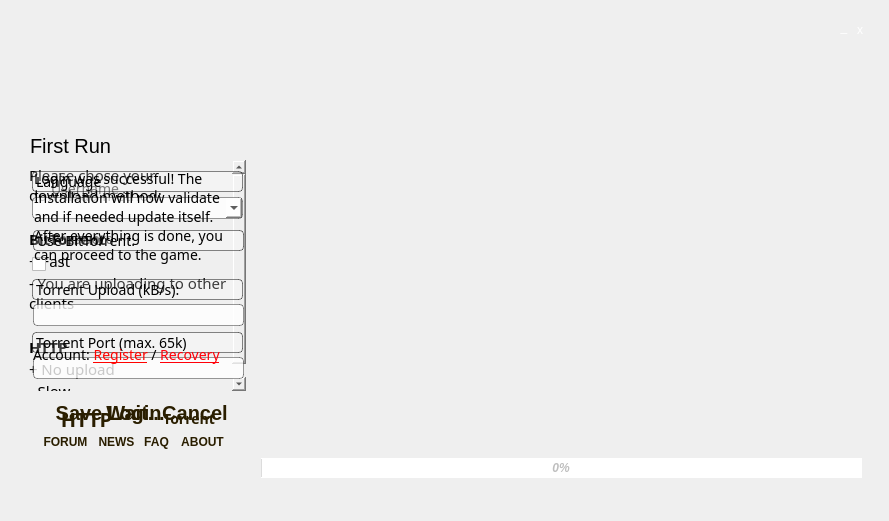
<?xml version="1.0" encoding="UTF-8"?>
<ui version="4.0">
 <class>MainWindow</class>
 <widget class="QMainWindow" name="MainWindow">
  <property name="geometry">
   <rect>
    <x>0</x>
    <y>0</y>
    <width>889</width>
    <height>521</height>
   </rect>
  </property>
  <property name="minimumSize">
   <size>
    <width>0</width>
    <height>0</height>
   </size>
  </property>
  <property name="maximumSize">
   <size>
    <width>9999</width>
    <height>9999</height>
   </size>
  </property>
  <property name="font">
   <font>
    <family>Modern Antiqua</family>
    <pointsize>10</pointsize>
   </font>
  </property>
  <property name="cursor">
   <cursorShape>ArrowCursor</cursorShape>
  </property>
  <property name="windowTitle">
   <string notr="true">Relics of Annorath Launcher</string>
  </property>
  <property name="windowIcon">
   <iconset resource="../../resources/res.qrc">
    <normaloff>:/images/icon.png</normaloff>:/images/icon.png</iconset>
  </property>
  <property name="windowOpacity">
   <double>1.000000000000000</double>
  </property>
  <property name="styleSheet">
   <string notr="true"/>
  </property>
  <widget class="QWidget" name="centralWidget">
   <property name="sizePolicy">
    <sizepolicy hsizetype="Minimum" vsizetype="Minimum">
     <horstretch>0</horstretch>
     <verstretch>0</verstretch>
    </sizepolicy>
   </property>
   <property name="styleSheet">
    <string notr="true">border: 0px;</string>
   </property>
   <widget class="QWidget" name="widgetContent" native="true">
    <property name="enabled">
     <bool>true</bool>
    </property>
    <property name="geometry">
     <rect>
      <x>20</x>
      <y>100</y>
      <width>231</width>
      <height>421</height>
     </rect>
    </property>
    <property name="styleSheet">
     <string notr="true"/>
    </property>
    <widget class="QLabel" name="labelTitle">
     <property name="geometry">
      <rect>
       <x>10</x>
       <y>30</y>
       <width>211</width>
       <height>31</height>
      </rect>
     </property>
     <property name="font">
      <font>
       <family>Ubuntu</family>
       <pointsize>-1</pointsize>
      </font>
     </property>
     <property name="styleSheet">
      <string notr="true">background-image: url(:);
background-color: rgba(255, 255, 255, 0);
 font-family: &quot;Ubuntu&quot;;
 font-size: 20px;</string>
     </property>
     <property name="text">
      <string>First Run</string>
     </property>
    </widget>
    <widget class="QPushButton" name="buttonTwitter">
     <property name="geometry">
      <rect>
       <x>15</x>
       <y>354</y>
       <width>41</width>
       <height>51</height>
      </rect>
     </property>
     <property name="cursor">
      <cursorShape>PointingHandCursor</cursorShape>
     </property>
     <property name="styleSheet">
      <string notr="true">background-color: rgb(255, 255, 255, 0);
background-image: url(:);</string>
     </property>
     <property name="text">
      <string/>
     </property>
     <property name="checkable">
      <bool>false</bool>
     </property>
     <property name="flat">
      <bool>false</bool>
     </property>
    </widget>
    <widget class="QPushButton" name="buttonGoogle">
     <property name="geometry">
      <rect>
       <x>120</x>
       <y>357</y>
       <width>41</width>
       <height>51</height>
      </rect>
     </property>
     <property name="cursor">
      <cursorShape>PointingHandCursor</cursorShape>
     </property>
     <property name="styleSheet">
      <string notr="true">background-color: rgb(255, 255, 255, 0);
background-image: url(:);</string>
     </property>
     <property name="text">
      <string/>
     </property>
    </widget>
    <widget class="QPushButton" name="buttonYoutube">
     <property name="geometry">
      <rect>
       <x>171</x>
       <y>357</y>
       <width>41</width>
       <height>51</height>
      </rect>
     </property>
     <property name="cursor">
      <cursorShape>PointingHandCursor</cursorShape>
     </property>
     <property name="styleSheet">
      <string notr="true">background-color: rgb(255, 255, 255, 0);
background-image: url(:);</string>
     </property>
     <property name="text">
      <string/>
     </property>
    </widget>
    <widget class="QPushButton" name="buttonFacebook">
     <property name="geometry">
      <rect>
       <x>66</x>
       <y>358</y>
       <width>41</width>
       <height>51</height>
      </rect>
     </property>
     <property name="cursor">
      <cursorShape>PointingHandCursor</cursorShape>
     </property>
     <property name="styleSheet">
      <string notr="true">background-color: rgb(255, 255, 255, 0);
background-image: url(:);</string>
     </property>
     <property name="text">
      <string/>
     </property>
    </widget>
   </widget>
   <widget class="QWidget" name="widgetBackground" native="true">
    <property name="geometry">
     <rect>
      <x>-8</x>
      <y>-6</y>
      <width>891</width>
      <height>520</height>
     </rect>
    </property>
    <property name="styleSheet">
     <string notr="true">background-image: url(:/images/background.png);</string>
    </property>
   </widget>
   <widget class="QWidget" name="widgetFirstRun" native="true">
    <property name="geometry">
     <rect>
      <x>25</x>
      <y>160</y>
      <width>221</width>
      <height>271</height>
     </rect>
    </property>
    <widget class="QTextEdit" name="textFirstrun">
     <property name="enabled">
      <bool>true</bool>
     </property>
     <property name="geometry">
      <rect>
       <x>0</x>
       <y>0</y>
       <width>221</width>
       <height>231</height>
      </rect>
     </property>
     <property name="styleSheet">
      <string notr="true">background-image: url(:);
background-color: rgba(255, 255, 255, 0);
 font-family: &quot;Ubuntu&quot;;
 font-size: 14px;</string>
     </property>
     <property name="frameShape">
      <enum>QFrame::NoFrame</enum>
     </property>
     <property name="frameShadow">
      <enum>QFrame::Plain</enum>
     </property>
     <property name="readOnly">
      <bool>true</bool>
     </property>
     <property name="html">
      <string>&lt;!DOCTYPE HTML PUBLIC &quot;-//W3C//DTD HTML 4.0//EN&quot; &quot;http://www.w3.org/TR/REC-html40/strict.dtd&quot;&gt;
&lt;html&gt;&lt;head&gt;&lt;meta name=&quot;qrichtext&quot; content=&quot;1&quot; /&gt;&lt;style type=&quot;text/css&quot;&gt;
p, li { white-space: pre-wrap; }
&lt;/style&gt;&lt;/head&gt;&lt;body style=&quot; font-family:'Ubuntu'; font-size:14px; font-weight:400; font-style:normal;&quot;&gt;
&lt;p style=&quot; margin-top:0px; margin-bottom:0px; margin-left:0px; margin-right:0px; -qt-block-indent:0; text-indent:0px;&quot;&gt;&lt;span style=&quot; font-size:11pt;&quot;&gt;Please chose your download method:&lt;/span&gt;&lt;/p&gt;
&lt;p style=&quot;-qt-paragraph-type:empty; margin-top:0px; margin-bottom:0px; margin-left:0px; margin-right:0px; -qt-block-indent:0; text-indent:0px; font-size:11pt;&quot;&gt;&lt;br /&gt;&lt;/p&gt;
&lt;p style=&quot; margin-top:0px; margin-bottom:0px; margin-left:0px; margin-right:0px; -qt-block-indent:0; text-indent:0px;&quot;&gt;&lt;span style=&quot; font-size:11pt; font-weight:600;&quot;&gt;BitTorrent&lt;/span&gt;&lt;/p&gt;
&lt;p style=&quot; margin-top:0px; margin-bottom:0px; margin-left:0px; margin-right:0px; -qt-block-indent:0; text-indent:0px;&quot;&gt;&lt;span style=&quot; font-size:11pt;&quot;&gt;+ Fast&lt;/span&gt;&lt;/p&gt;
&lt;p style=&quot; margin-top:0px; margin-bottom:0px; margin-left:0px; margin-right:0px; -qt-block-indent:0; text-indent:0px;&quot;&gt;&lt;span style=&quot; font-size:11pt;&quot;&gt;- You are uploading to other clients&lt;/span&gt;&lt;/p&gt;
&lt;p style=&quot;-qt-paragraph-type:empty; margin-top:0px; margin-bottom:0px; margin-left:0px; margin-right:0px; -qt-block-indent:0; text-indent:0px; font-size:11pt;&quot;&gt;&lt;br /&gt;&lt;/p&gt;
&lt;p style=&quot; margin-top:0px; margin-bottom:0px; margin-left:0px; margin-right:0px; -qt-block-indent:0; text-indent:0px;&quot;&gt;&lt;span style=&quot; font-size:11pt; font-weight:600;&quot;&gt;HTTP&lt;/span&gt;&lt;/p&gt;
&lt;p style=&quot; margin-top:0px; margin-bottom:0px; margin-left:0px; margin-right:0px; -qt-block-indent:0; text-indent:0px;&quot;&gt;&lt;span style=&quot; font-size:11pt;&quot;&gt;+ No upload&lt;/span&gt;&lt;/p&gt;
&lt;p style=&quot; margin-top:0px; margin-bottom:0px; margin-left:0px; margin-right:0px; -qt-block-indent:0; text-indent:0px;&quot;&gt;&lt;span style=&quot; font-size:11pt;&quot;&gt;- Slow&lt;/span&gt;&lt;/p&gt;&lt;/body&gt;&lt;/html&gt;</string>
     </property>
    </widget>
    <widget class="QWidget" name="horizontalLayoutWidget">
     <property name="geometry">
      <rect>
       <x>2</x>
       <y>238</y>
       <width>221</width>
       <height>42</height>
      </rect>
     </property>
     <layout class="QHBoxLayout" name="hlFirstRun">
      <item>
       <widget class="QPushButton" name="buttonHTTP">
        <property name="styleSheet">
         <string notr="true">QPushButton {
 background-image: url(:/images/iconBig.png);
 background-color: rgba(0, 0, 0, 0);
 alternate-background-color: rgba(255, 255, 255, 0);
 color: rgb(42, 30, 0);
 font-family: &quot;Ubuntu&quot;;
 font-size: 20px;
 font-weight: bold;
}
QPushButton:hover {
     color: rgb(165, 0, 2);
 font-family: &quot;Ubuntu&quot;;
 font-size: 14px;
font-weight: bold;
 }</string>
        </property>
        <property name="text">
         <string>HTTP</string>
        </property>
       </widget>
      </item>
      <item>
       <widget class="QPushButton" name="buttonTorrent">
        <property name="styleSheet">
         <string notr="true">QPushButton {
 background-image: url(:/images/iconBig.png);
 background-color: rgba(0, 0, 0, 0);
 alternate-background-color: rgba(255, 255, 255, 0);
 color: rgb(42, 30, 0);
 font-family: &quot;Ubuntu&quot;;
 font-size: 14px;
font-weight: bold;
}
QPushButton:hover {
     color: rgb(165, 0, 2);
 font-family: &quot;Ubuntu&quot;;
 font-size: 14px;
font-weight: bold;
 }</string>
        </property>
        <property name="text">
         <string>Torrent</string>
        </property>
       </widget>
      </item>
     </layout>
    </widget>
   </widget>
   <widget class="QWidget" name="widgetTopBar" native="true">
    <property name="geometry">
     <rect>
      <x>750</x>
      <y>20</y>
      <width>120</width>
      <height>31</height>
     </rect>
    </property>
    <widget class="QPushButton" name="buttonClose">
     <property name="geometry">
      <rect>
       <x>100</x>
       <y>0</y>
       <width>20</width>
       <height>20</height>
      </rect>
     </property>
     <property name="font">
      <font>
       <family>Ubuntu</family>
       <pointsize>-1</pointsize>
      </font>
     </property>
     <property name="focusPolicy">
      <enum>Qt::NoFocus</enum>
     </property>
     <property name="styleSheet">
      <string notr="true">color: rgb(255, 255, 255);
border: 0px;
font-family: &quot;Ubuntu&quot;;
font-size: 12px;</string>
     </property>
     <property name="text">
      <string>x</string>
     </property>
    </widget>
    <widget class="QPushButton" name="buttonMinimize">
     <property name="geometry">
      <rect>
       <x>84</x>
       <y>-3</y>
       <width>20</width>
       <height>20</height>
      </rect>
     </property>
     <property name="font">
      <font>
       <family>Ubuntu</family>
       <pointsize>-1</pointsize>
      </font>
     </property>
     <property name="focusPolicy">
      <enum>Qt::NoFocus</enum>
     </property>
     <property name="styleSheet">
      <string notr="true">color: rgb(255, 255, 255);
border: 0px;
font-family: &quot;Ubuntu&quot;;
font-size: 12px;</string>
     </property>
     <property name="text">
      <string>_</string>
     </property>
    </widget>
    <widget class="QPushButton" name="buttonMute">
     <property name="enabled">
      <bool>true</bool>
     </property>
     <property name="geometry">
      <rect>
       <x>62</x>
       <y>-1</y>
       <width>20</width>
       <height>21</height>
      </rect>
     </property>
     <property name="maximumSize">
      <size>
       <width>20</width>
       <height>16777215</height>
      </size>
     </property>
     <property name="font">
      <font>
       <family>Ubuntu</family>
       <pointsize>10</pointsize>
       <weight>75</weight>
       <italic>true</italic>
       <bold>true</bold>
      </font>
     </property>
     <property name="focusPolicy">
      <enum>Qt::NoFocus</enum>
     </property>
     <property name="styleSheet">
      <string notr="true">background-image: url(:/images/mute0.png);
border: 0px;</string>
     </property>
     <property name="text">
      <string/>
     </property>
     <property name="default">
      <bool>true</bool>
     </property>
     <property name="flat">
      <bool>true</bool>
     </property>
    </widget>
    <widget class="QPushButton" name="buttonSettings">
     <property name="enabled">
      <bool>true</bool>
     </property>
     <property name="geometry">
      <rect>
       <x>40</x>
       <y>0</y>
       <width>15</width>
       <height>15</height>
      </rect>
     </property>
     <property name="maximumSize">
      <size>
       <width>20</width>
       <height>16777215</height>
      </size>
     </property>
     <property name="font">
      <font>
       <family>Ubuntu</family>
       <pointsize>10</pointsize>
       <weight>75</weight>
       <italic>true</italic>
       <bold>true</bold>
      </font>
     </property>
     <property name="focusPolicy">
      <enum>Qt::NoFocus</enum>
     </property>
     <property name="styleSheet">
      <string notr="true">background-image: url(:/images/settings.png);
border: 0px;</string>
     </property>
     <property name="text">
      <string/>
     </property>
     <property name="default">
      <bool>true</bool>
     </property>
     <property name="flat">
      <bool>true</bool>
     </property>
    </widget>
   </widget>
   <widget class="QWidget" name="widgetDownload" native="true">
    <property name="geometry">
     <rect>
      <x>30</x>
      <y>170</y>
      <width>211</width>
      <height>261</height>
     </rect>
    </property>
    <widget class="QPushButton" name="buttonPlay">
     <property name="geometry">
      <rect>
       <x>0</x>
       <y>231</y>
       <width>211</width>
       <height>24</height>
      </rect>
     </property>
     <property name="font">
      <font>
       <family>Ubuntu</family>
       <pointsize>-1</pointsize>
       <weight>75</weight>
       <bold>true</bold>
      </font>
     </property>
     <property name="styleSheet">
      <string notr="true">QPushButton {
 background-image: url(:/images/iconBig.png);
 background-color: rgba(0, 0, 0, 0);
 alternate-background-color: rgba(255, 255, 255, 0);
 color: rgb(42, 30, 0);
 font-family: &quot;Ubuntu&quot;;
 font-size: 20px;
 font-weight: bold;
}
QPushButton:hover {
     color: rgb(165, 0, 2);
 font-family: &quot;Ubuntu&quot;;
 font-size: 20px;
font-weight: bold;
 }</string>
     </property>
     <property name="text">
      <string>Wait...</string>
     </property>
     <property name="flat">
      <bool>true</bool>
     </property>
    </widget>
    <widget class="QTextEdit" name="textDownload">
     <property name="geometry">
      <rect>
       <x>0</x>
       <y>-5</y>
       <width>211</width>
       <height>221</height>
      </rect>
     </property>
     <property name="styleSheet">
      <string notr="true">background-image: url(:);
background-color: rgba(255, 255, 255, 0);
 font-family: &quot;Ubuntu&quot;;
 font-size: 14px;</string>
     </property>
     <property name="html">
      <string>&lt;!DOCTYPE HTML PUBLIC &quot;-//W3C//DTD HTML 4.0//EN&quot; &quot;http://www.w3.org/TR/REC-html40/strict.dtd&quot;&gt;
&lt;html&gt;&lt;head&gt;&lt;meta name=&quot;qrichtext&quot; content=&quot;1&quot; /&gt;&lt;style type=&quot;text/css&quot;&gt;
p, li { white-space: pre-wrap; }
&lt;/style&gt;&lt;/head&gt;&lt;body style=&quot; font-family:'Ubuntu'; font-size:14px; font-weight:400; font-style:normal;&quot;&gt;
&lt;p style=&quot; margin-top:0px; margin-bottom:0px; margin-left:0px; margin-right:0px; -qt-block-indent:0; text-indent:0px;&quot;&gt;&lt;span style=&quot; font-size:14px;&quot;&gt;Login was successful! The Installation will now validate and if needed update itself. After everything is done, you can proceed to the game.&lt;/span&gt;&lt;/p&gt;&lt;/body&gt;&lt;/html&gt;</string>
     </property>
     <property name="textInteractionFlags">
      <set>Qt::NoTextInteraction</set>
     </property>
    </widget>
   </widget>
   <widget class="QProgressBar" name="progressBar">
    <property name="enabled">
     <bool>false</bool>
    </property>
    <property name="geometry">
     <rect>
      <x>261</x>
      <y>458</y>
      <width>601</width>
      <height>20</height>
     </rect>
    </property>
    <property name="font">
     <font>
      <family>Ubuntu</family>
      <pointsize>9</pointsize>
      <weight>75</weight>
      <italic>true</italic>
      <bold>true</bold>
      <kerning>false</kerning>
     </font>
    </property>
    <property name="autoFillBackground">
     <bool>false</bool>
    </property>
    <property name="styleSheet">
     <string notr="true">background-image: url(:);</string>
    </property>
    <property name="value">
     <number>0</number>
    </property>
    <property name="alignment">
     <set>Qt::AlignCenter</set>
    </property>
    <property name="textVisible">
     <bool>true</bool>
    </property>
    <property name="orientation">
     <enum>Qt::Horizontal</enum>
    </property>
    <property name="invertedAppearance">
     <bool>false</bool>
    </property>
   </widget>
   <widget class="QWidget" name="widgetLogin" native="true">
    <property name="geometry">
     <rect>
      <x>9</x>
      <y>161</y>
      <width>281</width>
      <height>271</height>
     </rect>
    </property>
    <widget class="QWidget" name="widgetPassword" native="true">
     <property name="geometry">
      <rect>
       <x>0</x>
       <y>60</y>
       <width>251</width>
       <height>38</height>
      </rect>
     </property>
     <property name="autoFillBackground">
      <bool>false</bool>
     </property>
     <property name="styleSheet">
      <string notr="true">background-image: url(:/images/InputBox1.png);</string>
     </property>
     <widget class="QLineEdit" name="linePassword">
      <property name="geometry">
       <rect>
        <x>40</x>
        <y>8</y>
        <width>181</width>
        <height>20</height>
       </rect>
      </property>
      <property name="contextMenuPolicy">
       <enum>Qt::NoContextMenu</enum>
      </property>
      <property name="styleSheet">
       <string notr="true">background-image: url(:);background-color: rgb(255, 255, 255, 0);
 font-family: &quot;Ubuntu&quot;;
 font-size: 14px;</string>
      </property>
      <property name="text">
       <string/>
      </property>
      <property name="maxLength">
       <number>32820</number>
      </property>
      <property name="echoMode">
       <enum>QLineEdit::Password</enum>
      </property>
      <property name="placeholderText">
       <string>Password</string>
      </property>
     </widget>
    </widget>
    <widget class="QWidget" name="widgetUsername" native="true">
     <property name="geometry">
      <rect>
       <x>0</x>
       <y>10</y>
       <width>251</width>
       <height>38</height>
      </rect>
     </property>
     <property name="autoFillBackground">
      <bool>false</bool>
     </property>
     <property name="styleSheet">
      <string notr="true">background-image: url(:/images/InputBox1.png);</string>
     </property>
     <widget class="QLineEdit" name="lineUsername">
      <property name="geometry">
       <rect>
        <x>40</x>
        <y>8</y>
        <width>181</width>
        <height>20</height>
       </rect>
      </property>
      <property name="contextMenuPolicy">
       <enum>Qt::NoContextMenu</enum>
      </property>
      <property name="styleSheet">
       <string notr="true">background-image: url(:);background-color: rgb(255, 255, 255, 0);
 font-family: &quot;Ubuntu&quot;;
 font-size: 14px;</string>
      </property>
      <property name="text">
       <string/>
      </property>
      <property name="placeholderText">
       <string>Username</string>
      </property>
     </widget>
    </widget>
    <widget class="QTextBrowser" name="textLogin">
     <property name="geometry">
      <rect>
       <x>20</x>
       <y>180</y>
       <width>221</width>
       <height>51</height>
      </rect>
     </property>
     <property name="focusPolicy">
      <enum>Qt::NoFocus</enum>
     </property>
     <property name="styleSheet">
      <string notr="true">background-color: rgb(255, 255, 255, 0);
color: rgb(0, 0, 0);
background-image: url(:);
 font-family: &quot;Ubuntu&quot;;
 font-size: 14px;</string>
     </property>
     <property name="readOnly">
      <bool>true</bool>
     </property>
     <property name="html">
      <string>&lt;!DOCTYPE HTML PUBLIC &quot;-//W3C//DTD HTML 4.0//EN&quot; &quot;http://www.w3.org/TR/REC-html40/strict.dtd&quot;&gt;
&lt;html&gt;&lt;head&gt;&lt;meta name=&quot;qrichtext&quot; content=&quot;1&quot; /&gt;&lt;style type=&quot;text/css&quot;&gt;
p, li { white-space: pre-wrap; }
&lt;/style&gt;&lt;/head&gt;&lt;body style=&quot; font-family:'Ubuntu'; font-size:14px; font-weight:400; font-style:normal;&quot;&gt;
&lt;p style=&quot; margin-top:0px; margin-bottom:0px; margin-left:0px; margin-right:0px; -qt-block-indent:0; text-indent:0px;&quot;&gt;&lt;span style=&quot; font-size:14px;&quot;&gt;Account: &lt;/span&gt;&lt;a href=&quot;https://portal.annorath-game.com/#!registration&quot;&gt;&lt;span style=&quot; font-size:14px; text-decoration: underline; color:#ff0200;&quot;&gt;Register&lt;/span&gt;&lt;/a&gt;&lt;span style=&quot; font-size:14px;&quot;&gt; / &lt;/span&gt;&lt;a href=&quot;https://portal.annorath-game.com/#!recovery&quot;&gt;&lt;span style=&quot; font-size:14px; text-decoration: underline; color:#ff0009;&quot;&gt;Recovery&lt;/span&gt;&lt;/a&gt;&lt;/p&gt;&lt;/body&gt;&lt;/html&gt;</string>
     </property>
     <property name="textInteractionFlags">
      <set>Qt::LinksAccessibleByKeyboard|Qt::LinksAccessibleByMouse</set>
     </property>
    </widget>
    <widget class="QPushButton" name="buttonLogin">
     <property name="geometry">
      <rect>
       <x>20</x>
       <y>240</y>
       <width>211</width>
       <height>24</height>
      </rect>
     </property>
     <property name="font">
      <font>
       <family>Ubuntu</family>
       <pointsize>-1</pointsize>
       <weight>75</weight>
       <bold>true</bold>
      </font>
     </property>
     <property name="focusPolicy">
      <enum>Qt::NoFocus</enum>
     </property>
     <property name="styleSheet">
      <string notr="true">QPushButton {
 background-image: url(:/images/iconBig.png);
 background-color: rgba(0, 0, 0, 0);
 alternate-background-color: rgba(255, 255, 255, 0);
 color: rgb(42, 30, 0);
 font-family: &quot;Ubuntu&quot;;
 font-size: 20px;
font-weight: bold;
}
QPushButton:hover {
     color: rgb(165, 0, 2);
 font-family: &quot;Ubuntu&quot;;
 font-size: 20px;
font-weight: bold;
 }</string>
     </property>
     <property name="text">
      <string>Login</string>
     </property>
     <property name="flat">
      <bool>true</bool>
     </property>
    </widget>
    <widget class="QTextEdit" name="textError">
     <property name="geometry">
      <rect>
       <x>20</x>
       <y>109</y>
       <width>221</width>
       <height>61</height>
      </rect>
     </property>
     <property name="focusPolicy">
      <enum>Qt::NoFocus</enum>
     </property>
     <property name="styleSheet">
      <string notr="true">background-image: url(:);background-color: rgb(255, 255, 255, 0);
 font-family: &quot;Ubuntu&quot;;
 font-size: 14px;</string>
     </property>
     <property name="readOnly">
      <bool>true</bool>
     </property>
     <property name="textInteractionFlags">
      <set>Qt::NoTextInteraction</set>
     </property>
    </widget>
    <zorder>widgetPassword</zorder>
    <zorder>textLogin</zorder>
    <zorder>widgetUsername</zorder>
    <zorder>buttonLogin</zorder>
    <zorder>textError</zorder>
   </widget>
   <widget class="QWidget" name="widgetSettings" native="true">
    <property name="geometry">
     <rect>
      <x>9</x>
      <y>161</y>
      <width>281</width>
      <height>271</height>
     </rect>
    </property>
    <widget class="QLabel" name="labelTorrentSpeed">
     <property name="geometry">
      <rect>
       <x>23</x>
       <y>118</y>
       <width>211</width>
       <height>21</height>
      </rect>
     </property>
     <property name="styleSheet">
      <string notr="true">background-color: rgb(255, 255, 255, 60);
border-width:1px;
border-style:solid;
border-radius:4px;
border-color: rgba(0, 0, 0, 120);
color: rgb(0, 0, 0);
background-image: url(:);
 font-family: &quot;Ubuntu&quot;;
 font-size: 14px;</string>
     </property>
     <property name="text">
      <string>Torrent Upload (kB/s):</string>
     </property>
    </widget>
    <widget class="QLabel" name="labelDownload">
     <property name="geometry">
      <rect>
       <x>24</x>
       <y>69</y>
       <width>211</width>
       <height>21</height>
      </rect>
     </property>
     <property name="styleSheet">
      <string notr="true">background-color: rgb(255, 255, 255, 60);
border-width:1px;
border-style:solid;
border-radius:4px;
border-color: rgba(0, 0, 0, 120);
color: rgb(0, 0, 0);
background-image: url(:);
 font-family: &quot;Ubuntu&quot;;
 font-size: 14px;</string>
     </property>
     <property name="text">
      <string>Use BitTorrent:</string>
     </property>
    </widget>
    <widget class="QLabel" name="labelTorrentPort">
     <property name="geometry">
      <rect>
       <x>23</x>
       <y>171</y>
       <width>211</width>
       <height>21</height>
      </rect>
     </property>
     <property name="styleSheet">
      <string notr="true">background-color: rgb(255, 255, 255, 60);
border-width:1px;
border-style:solid;
border-radius:4px;
border-color: rgba(0, 0, 0, 120);
color: rgb(0, 0, 0);
background-image: url(:);
 font-family: &quot;Ubuntu&quot;;
 font-size: 14px;</string>
     </property>
     <property name="text">
      <string>Torrent Port (max. 65k)</string>
     </property>
    </widget>
    <widget class="QLineEdit" name="lineTorrentSpeed">
     <property name="geometry">
      <rect>
       <x>24</x>
       <y>143</y>
       <width>211</width>
       <height>22</height>
      </rect>
     </property>
     <property name="styleSheet">
      <string notr="true">background-color: rgb(255, 255, 255, 200);
border-width:1px;
border-style:solid;
border-radius:4px;
border-color: rgba(0, 0, 0, 100);
color: rgb(0, 0, 0);
background-image: url(:);
 font-family: &quot;Ubuntu&quot;;
 font-size: 14px;</string>
     </property>
     <property name="text">
      <string/>
     </property>
    </widget>
    <widget class="QLineEdit" name="lineTorrentPort">
     <property name="geometry">
      <rect>
       <x>24</x>
       <y>196</y>
       <width>211</width>
       <height>22</height>
      </rect>
     </property>
     <property name="styleSheet">
      <string notr="true">background-color: rgb(255, 255, 255, 200);
border-width:1px;
border-style:solid;
border-radius:4px;
border-color: rgba(0, 0, 0, 100);
color: rgb(0, 0, 0);
background-image: url(:);
 font-family: &quot;Ubuntu&quot;;
 font-size: 14px;</string>
     </property>
    </widget>
    <widget class="QPushButton" name="buttonSave">
     <property name="geometry">
      <rect>
       <x>20</x>
       <y>240</y>
       <width>100</width>
       <height>24</height>
      </rect>
     </property>
     <property name="font">
      <font>
       <family>Ubuntu</family>
       <pointsize>-1</pointsize>
       <weight>75</weight>
       <bold>true</bold>
      </font>
     </property>
     <property name="focusPolicy">
      <enum>Qt::NoFocus</enum>
     </property>
     <property name="styleSheet">
      <string notr="true">QPushButton {
 background-image: url(:/images/iconBig.png);
 background-color: rgba(0, 0, 0, 0);
 alternate-background-color: rgba(255, 255, 255, 0);
 color: rgb(42, 30, 0);
 font-family: &quot;Ubuntu&quot;;
 font-size: 20px;
 font-weight: bold;
}
QPushButton:hover {
     color: rgb(165, 0, 2);
 font-family: &quot;Ubuntu&quot;;
 font-size: 20px;
font-weight: bold;
 }</string>
     </property>
     <property name="text">
      <string>Save</string>
     </property>
     <property name="flat">
      <bool>true</bool>
     </property>
    </widget>
    <widget class="QPushButton" name="buttonCancel">
     <property name="geometry">
      <rect>
       <x>136</x>
       <y>240</y>
       <width>100</width>
       <height>24</height>
      </rect>
     </property>
     <property name="font">
      <font>
       <family>Ubuntu</family>
       <pointsize>-1</pointsize>
       <weight>75</weight>
       <bold>true</bold>
      </font>
     </property>
     <property name="focusPolicy">
      <enum>Qt::NoFocus</enum>
     </property>
     <property name="styleSheet">
      <string notr="true">QPushButton {
 background-image: url(:/images/iconBig.png);
 background-color: rgba(0, 0, 0, 0);
 alternate-background-color: rgba(255, 255, 255, 0);
 color: rgb(42, 30, 0);
 font-family: &quot;Ubuntu&quot;;
 font-size: 20px;
 font-weight: bold;
}
QPushButton:hover {
     color: rgb(165, 0, 2);
 font-family: &quot;Ubuntu&quot;;
 font-size: 20px;
font-weight: bold;
 }</string>
     </property>
     <property name="text">
      <string>Cancel</string>
     </property>
     <property name="flat">
      <bool>true</bool>
     </property>
    </widget>
    <widget class="QCheckBox" name="checkUseTorrent">
     <property name="geometry">
      <rect>
       <x>23</x>
       <y>90</y>
       <width>201</width>
       <height>26</height>
      </rect>
     </property>
     <property name="text">
      <string/>
     </property>
    </widget>
    <widget class="QLabel" name="labelLanguage">
     <property name="geometry">
      <rect>
       <x>23</x>
       <y>10</y>
       <width>211</width>
       <height>21</height>
      </rect>
     </property>
     <property name="styleSheet">
      <string notr="true">background-color: rgb(255, 255, 255, 60);
border-width:1px;
border-style:solid;
border-radius:4px;
border-color: rgba(0, 0, 0, 120);
color: rgb(0, 0, 0);
background-image: url(:);
 font-family: &quot;Ubuntu&quot;;
 font-size: 14px;</string>
     </property>
     <property name="text">
      <string>Language</string>
     </property>
    </widget>
    <widget class="QComboBox" name="comboLanguage">
     <property name="geometry">
      <rect>
       <x>23</x>
       <y>36</y>
       <width>211</width>
       <height>22</height>
      </rect>
     </property>
     <property name="styleSheet">
      <string notr="true">background-color: rgb(255, 255, 255, 200);
border-width:1px;
border-style:solid;
border-radius:4px;
border-color: rgba(0, 0, 0, 100);
color: rgb(0, 0, 0);
background-image: url(:);
 font-family: &quot;Ubuntu&quot;;
 font-size: 14px;</string>
     </property>
    </widget>
   </widget>
   <widget class="QWidget" name="widgetLinks" native="true">
    <property name="geometry">
     <rect>
      <x>27</x>
      <y>430</y>
      <width>221</width>
      <height>21</height>
     </rect>
    </property>
    <widget class="QPushButton" name="buttonNews">
     <property name="geometry">
      <rect>
       <x>69</x>
       <y>0</y>
       <width>41</width>
       <height>24</height>
      </rect>
     </property>
     <property name="font">
      <font>
       <family>Ubuntu</family>
       <pointsize>-1</pointsize>
       <weight>75</weight>
       <bold>true</bold>
      </font>
     </property>
     <property name="focusPolicy">
      <enum>Qt::NoFocus</enum>
     </property>
     <property name="styleSheet">
      <string notr="true">QPushButton {
 background-image: url(:/images/iconBig.png);
 background-color: rgba(0, 0, 0, 0);
 alternate-background-color: rgba(255, 255, 255, 0);
 color: rgb(42, 30, 0);
 font-family: &quot;Ubuntu&quot;;
 font-size: 12px;
 font-weight: bold;
}
QPushButton:hover {
     color: rgb(165, 0, 2);
     font-family: &quot;Ubuntu&quot;;
     font-size: 12px;
     font-weight: bold;
 }</string>
     </property>
     <property name="text">
      <string notr="true">NEWS</string>
     </property>
     <property name="flat">
      <bool>true</bool>
     </property>
    </widget>
    <widget class="QPushButton" name="buttonFAQ">
     <property name="geometry">
      <rect>
       <x>109</x>
       <y>0</y>
       <width>41</width>
       <height>24</height>
      </rect>
     </property>
     <property name="font">
      <font>
       <family>Ubuntu</family>
       <pointsize>-1</pointsize>
       <weight>75</weight>
       <bold>true</bold>
      </font>
     </property>
     <property name="focusPolicy">
      <enum>Qt::NoFocus</enum>
     </property>
     <property name="styleSheet">
      <string notr="true">QPushButton {
 background-image: url(:/images/iconBig.png);
 background-color: rgba(0, 0, 0, 0);
 alternate-background-color: rgba(255, 255, 255, 0);
 color: rgb(42, 30, 0);
 font-family: &quot;Ubuntu&quot;;
 font-size: 12px;
 font-weight: bold;
}
QPushButton:hover {
     color: rgb(165, 0, 2);
     font-family: &quot;Ubuntu&quot;;
     font-size: 12px;
     font-weight: bold;
 }</string>
     </property>
     <property name="text">
      <string notr="true">FAQ</string>
     </property>
     <property name="flat">
      <bool>true</bool>
     </property>
    </widget>
    <widget class="QPushButton" name="buttonForum">
     <property name="geometry">
      <rect>
       <x>13</x>
       <y>0</y>
       <width>51</width>
       <height>24</height>
      </rect>
     </property>
     <property name="font">
      <font>
       <family>Ubuntu</family>
       <pointsize>-1</pointsize>
       <weight>75</weight>
       <bold>true</bold>
      </font>
     </property>
     <property name="focusPolicy">
      <enum>Qt::NoFocus</enum>
     </property>
     <property name="styleSheet">
      <string notr="true">QPushButton {
 background-image: url(:/images/iconBig.png);
 background-color: rgba(0, 0, 0, 0);
 alternate-background-color: rgba(255, 255, 255, 0);
 color: rgb(42, 30, 0);
 font-family: &quot;Ubuntu&quot;;
 font-size: 12px;
 font-weight: bold;
}
QPushButton:hover {
     color: rgb(165, 0, 2);
     font-family: &quot;Ubuntu&quot;;
     font-size: 12px;
     font-weight: bold;
 }</string>
     </property>
     <property name="text">
      <string notr="true">FORUM</string>
     </property>
     <property name="flat">
      <bool>true</bool>
     </property>
    </widget>
    <widget class="QPushButton" name="buttonAbout">
     <property name="geometry">
      <rect>
       <x>150</x>
       <y>0</y>
       <width>51</width>
       <height>24</height>
      </rect>
     </property>
     <property name="font">
      <font>
       <family>Ubuntu</family>
       <pointsize>-1</pointsize>
       <weight>75</weight>
       <bold>true</bold>
      </font>
     </property>
     <property name="focusPolicy">
      <enum>Qt::NoFocus</enum>
     </property>
     <property name="styleSheet">
      <string notr="true">QPushButton {
 background-image: url(:/images/iconBig.png);
 background-color: rgba(0, 0, 0, 0);
 alternate-background-color: rgba(255, 255, 255, 0);
 color: rgb(42, 30, 0);
 font-family: &quot;Ubuntu&quot;;
 font-size: 12px;
 font-weight: bold;
}
QPushButton:hover {
     color: rgb(165, 0, 2);
     font-family: &quot;Ubuntu&quot;;
     font-size: 12px;
     font-weight: bold;
 }</string>
     </property>
     <property name="text">
      <string notr="true">ABOUT</string>
     </property>
     <property name="flat">
      <bool>true</bool>
     </property>
    </widget>
   </widget>
   <zorder>widgetFirstRun</zorder>
   <zorder>widgetBackground</zorder>
   <zorder>widgetTopBar</zorder>
   <zorder>progressBar</zorder>
   <zorder>widgetContent</zorder>
   <zorder>widgetSettings</zorder>
   <zorder>widgetLinks</zorder>
   <zorder>widgetDownload</zorder>
   <zorder>widgetLogin</zorder>
  </widget>
 </widget>
 <layoutdefault spacing="6" margin="11"/>
 <tabstops>
  <tabstop>lineUsername</tabstop>
  <tabstop>linePassword</tabstop>
  <tabstop>buttonHTTP</tabstop>
  <tabstop>buttonTorrent</tabstop>
  <tabstop>buttonPlay</tabstop>
  <tabstop>buttonTwitter</tabstop>
  <tabstop>buttonFacebook</tabstop>
  <tabstop>buttonGoogle</tabstop>
  <tabstop>buttonYoutube</tabstop>
  <tabstop>textFirstrun</tabstop>
 </tabstops>
 <resources>
  <include location="../../resources/res.qrc"/>
 </resources>
 <connections/>
</ui>
